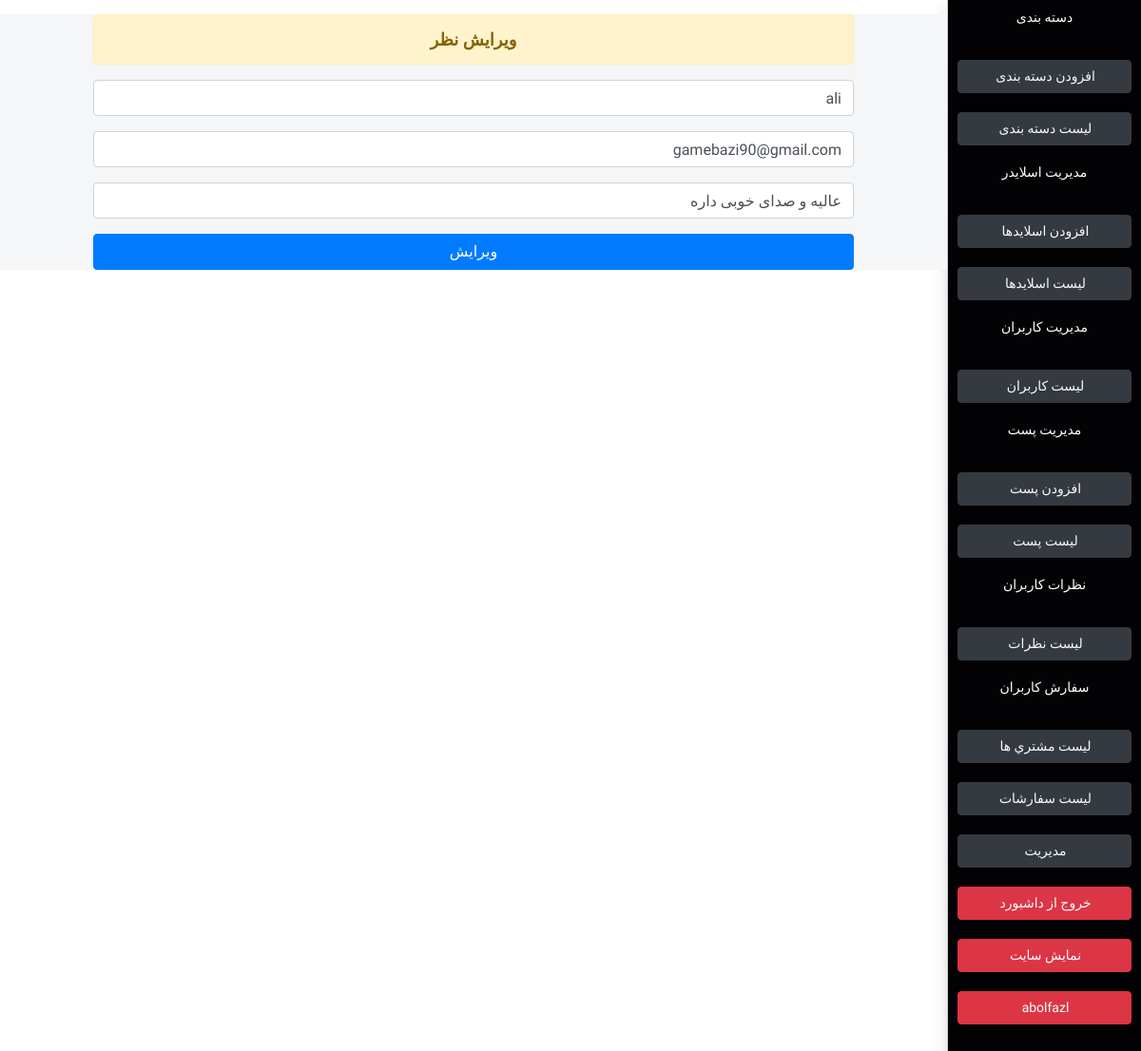
The app's page /admin/editcom.php?editcom=1 (signed in) with its own data.
### tables this page shows
CREATE TABLE `comment_table` (
  `id` int(11) NOT NULL,
  `postid` int(11) NOT NULL,
  `name` varchar(100) NOT NULL,
  `email` varchar(255) NOT NULL,
  `comment` text NOT NULL,
  `status` int(2) NOT NULL DEFAULT 0,
  `reply` int(2) NOT NULL DEFAULT 0,
  `time` date NOT NULL DEFAULT current_timestamp()
);

### files/connect/database.php (called while the page is built, shortened)
<?php
class database
{
    public function __construct($dbname1, $dbuser1, $dbpass1)
    {
        $this->dbname = $dbname1;
        $this->dbuser = $dbuser1;
        $this->dbpass = $dbpass1;
        $this->conn = new PDO("mysql:host=localhost;dbname=" . $this->dbname, $this->dbuser, $this->dbpass);
    }
}
class action extends database
{
    public function select($query, $row = [], $fetch = "fetch")
    {
        $result = $this->conn->prepare($query);
        foreach ($row as $key => $value) {
            $result->bindValue($key + 1, $value);
        }
        $result->execute();
        if ($fetch == "fetch") {
            return $row = $result->fetch(PDO::FETCH_OBJ);
        } else {
            return $row = $result->fetchAll(PDO::FETCH_OBJ);
        }
    }
}

### admin/editcom.php (the view, shortened to what this page needs)
<?php include_once "fileadmin/page/header.php" ?>
<?php
$action = new action("store of me", "root", "");
?>
<?php
if (isset($_GET["editcom"])) {
    $query = "SELECT * FROM comment_table WHERE id=?";
    $row = [$_GET["editcom"]];
    $selectcom = $action->select($query, $row);
}
?>
<div class="boxfather">
    <?php include_once 'fileadmin/page/sidebar.php' ?>
    <div class="leftbox" style="margin-top: 15px;">
        <div class="container-fluid text-center">
            <div class="row">
                <div class="col-10 mx-auto">
                    <div class="alert alert-warning" style="font-size:18px;font-weight: bold;">
                        ويرايش نظر
                    </div>
                    <form method="post">
                        <div class="form-group">
                            <input type="text" class="form-control" name="name" value="<?php echo $selectcom->name ?>">
                        </div>
                        <div class="form-group">
                            <input type="email" class="form-control" name="email" value="<?php echo $selectcom->email ?>">
                        </div>
                        <div class="form-group">
                            <input type="text" class="form-control" name="comment" value="<?php echo $selectcom->comment ?>">
                        </div>
                        <button name="edit-com" type="submit" class="btn btn-primary btn-block">ويرايش</button>
                    </form>
                </div>
            </div>
        </div>
    </div>
</div>
<?php include_once 'fileadmin/page/footer.php' ?>

### admin/fileadmin/css/style.css (style rules this page uses)
body { padding: 0; margin: 0; direction: rtl !important; background-color: #fff; text-decoration: none; list-style: none; }
* { font-family: 'Vazirmatn', sans-serif; }
.boxfather { width: 100%; height: 100%; }
.leftbox { float: left; width: 83%; height: 100%; background: #f4f6f7; }

### records on screen
comment_table: name "ali", email "gamebazi90@gmail.com", comment "عالیه و صدای خوبی داره"

### other values on screen
$_SESSION['adminusername'] "abolfazl"
